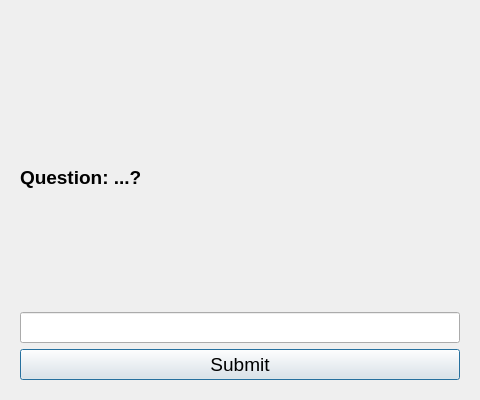
<?xml version="1.0" encoding="UTF-8"?>
<ui version="4.0">
 <class>QtOpenQuestionDialog</class>
 <widget class="QDialog" name="QtOpenQuestionDialog">
  <property name="geometry">
   <rect>
    <x>0</x>
    <y>0</y>
    <width>480</width>
    <height>400</height>
   </rect>
  </property>
  <property name="windowTitle">
   <string>Open question</string>
  </property>
  <property name="font">
   <font>
    <pointsize>14</pointsize>
   </font>
  </property>
  <property name="styleSheet">
   <string notr="true">* { font-size: 14pt; }
QLabel#label_correct { color: rgb(0, 128, 0); font-size: 32px; font-weight: bold; }
QLabel#label_incorrect { color: rgb(192, 0, 0); font-size: 32px; font-weight: bold; }
QLabel#label_question { font-weight: bold; }
QLabel#label_question_again { font-weight: bold; }</string>
  </property>
  <layout class="QVBoxLayout" name="verticalLayout">
   <item>
    <widget class="QLabel" name="image">
     <property name="cursor">
      <cursorShape>PointingHandCursor</cursorShape>
     </property>
     <property name="toolTip">
      <string>Click to enlarge</string>
     </property>
     <property name="alignment">
      <set>Qt::AlignCenter</set>
     </property>
    </widget>
   </item>
   <item>
    <widget class="QStackedWidget" name="stackedWidget">
     <property name="currentIndex">
      <number>0</number>
     </property>
     <widget class="QWidget" name="page_question">
      <layout class="QVBoxLayout" name="layout_question">
       <item>
        <widget class="QLabel" name="label_question">
         <property name="text">
          <string>Question: ...?</string>
         </property>
         <property name="wordWrap">
          <bool>true</bool>
         </property>
        </widget>
       </item>
       <item>
        <widget class="QLineEdit" name="edit_answer"/>
       </item>
       <item>
        <widget class="QPushButton" name="button_submit">
         <property name="text">
          <string>Submit</string>
         </property>
         <property name="default">
          <bool>true</bool>
         </property>
        </widget>
       </item>
      </layout>
     </widget>
     <widget class="QWidget" name="page_correct">
      <layout class="QVBoxLayout" name="layout_correct">
       <item>
        <widget class="QLabel" name="label_correct">
         <property name="text">
          <string>Correct</string>
         </property>
         <property name="alignment">
          <set>Qt::AlignCenter</set>
         </property>
        </widget>
       </item>
      </layout>
     </widget>
     <widget class="QWidget" name="page_incorrect">
      <layout class="QVBoxLayout" name="layout_incorrect">
       <item>
        <widget class="QLabel" name="label_incorrect">
         <property name="text">
          <string>Incorrect</string>
         </property>
         <property name="alignment">
          <set>Qt::AlignCenter</set>
         </property>
        </widget>
       </item>
       <item>
        <widget class="QLabel" name="label_question_again">
         <property name="text">
          <string>Question: ...?</string>
         </property>
         <property name="wordWrap">
          <bool>true</bool>
         </property>
        </widget>
       </item>
       <item>
        <widget class="QLabel" name="label_answer">
         <property name="text">
          <string>Correct answer: ...?</string>
         </property>
         <property name="wordWrap">
          <bool>true</bool>
         </property>
        </widget>
       </item>
      </layout>
     </widget>
    </widget>
   </item>
  </layout>
 </widget>
 <resources/>
 <connections/>
</ui>
